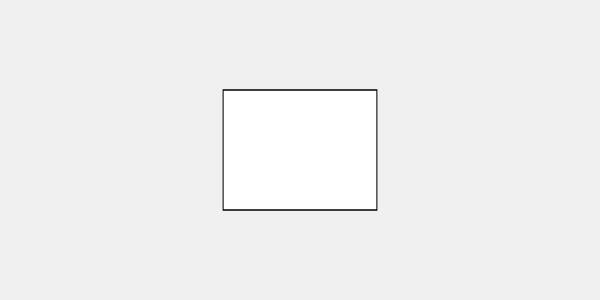
Frame 1 (no input)
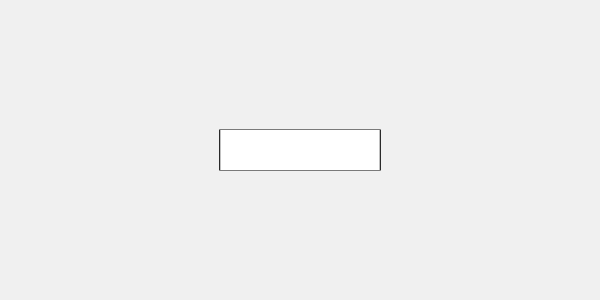
Frame 60 (no input)
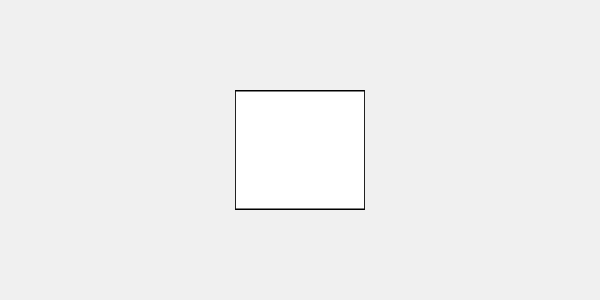
Frame 120 (the mouse pressed at the canvas centre since frame 60)

The p5.js sketch that drew these frames (run headless with seeded random() and noise() and a simulated clock; from frame 60 on, the mouse is pressed at the canvas centre):

// p5.js sketch
// ── sketch.js
let sx = 1; 
let sy = 1; 
function setup() { 
  createCanvas(600, 300); 
  rectMode(CENTER); } 
  function draw() { 
    background(240); 
    sx = 1 + 0.5 * sin(frameCount * 0.05); 
    sy = 1 + 0.5 * cos(frameCount * 0.05); 
    push(); 
    translate(width/2, height/2); 
    scale(sx, sy); 
    rect(0, 0, 150, 80); 
    pop();

 }
